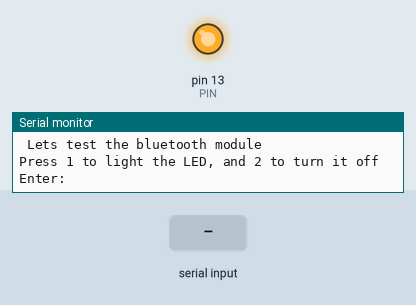
A sketch run on a simulated Arduino Uno, built with avr-gcc and run on an emulated ATmega328P. Parts: output pins drawn as LEDs (lit = HIGH), the last lines printed to the serial monitor. The test bench sets the inputs (shaded band).

Above: at 1.2 s.
1.3 s: "2" received over Serial
At 2.3 s:
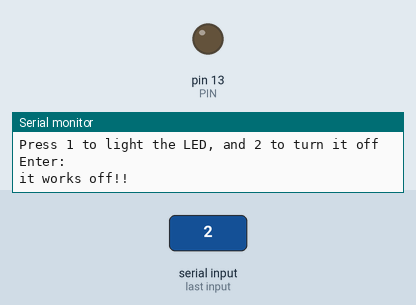
2.8 s: "1" received over Serial
At 3.4 s:
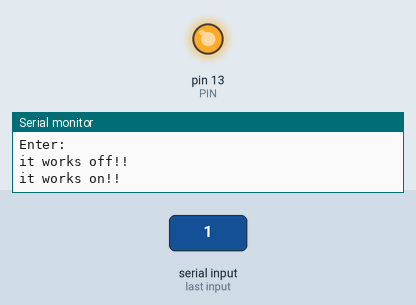
Timing chart, 0 to 5.8 s (numbered marks = the images above; inputs shaded):
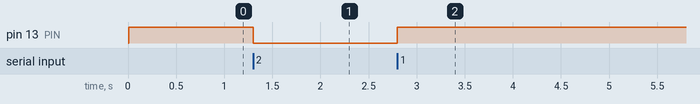

Measured:
- after the input at 1.3 s, pin 13 (PIN): HIGH → LOW at once
- after the input at 2.8 s, pin 13 (PIN): LOW → HIGH at once

The sketch:

BT_test_LED_blink.ino
```cpp
const int PIN = 13;
void setup() { // initialize the digital pin as an output.
// Pin 13 has an LED connected on most Arduino boards:
pinMode(PIN, OUTPUT); Serial.begin(38400);
Serial.println(" Lets test the bluetooth module");
Serial.println("Press 1 to light the LED, and 2 to turn it off");
Serial.println("Enter: "); digitalWrite(PIN, HIGH);
}

void loop() {
if (Serial.available()){
char input = Serial.read();
switch (input){
case '1': //turn led on
digitalWrite(PIN, HIGH); // set the LED on
delay(100); // wait for a second
Serial.println("it works on!!"); break;
case '2':
digitalWrite(PIN, LOW); // set the LED off
delay(100); // wait for a second
Serial.println("it works off!!");
break;
}
}
}
```
